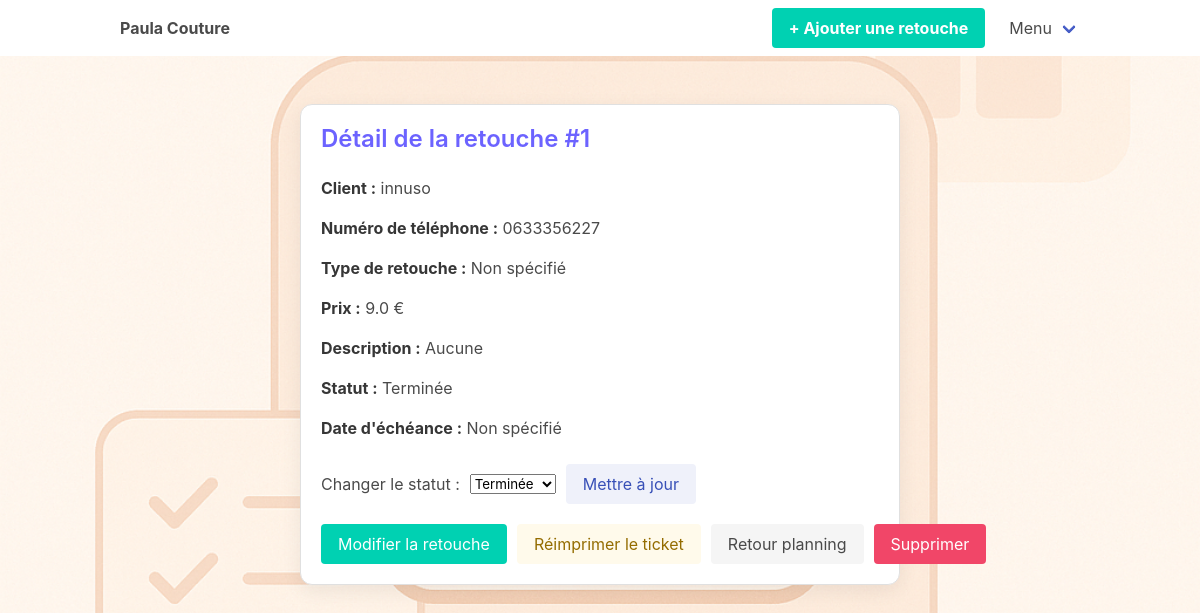
Screenshot of /retouche/1 with the database file from the repository.
### mon_atelier/routes.py (models this page shows, shortened)
class Retouche(db.Model):
    client_id = db.Column(db.Integer, db.ForeignKey('client.id'), nullable=False)
    ticket_id = db.Column(db.Integer, db.ForeignKey('ticket.id'), nullable=False)
    id = db.Column(db.Integer, primary_key=True)
    prix = db.Column(db.Float, nullable=True)
    description = db.Column(db.Text, nullable=True)
    statut = db.Column(db.String(20), default='En cours')
    essayage_boutique = db.Column(db.Boolean, default=False)
    detail_retouche_id = db.Column(db.Integer, db.ForeignKey('detail_retouche.id'), nullable=True)
    detail = db.relationship('DetailRetouche', backref='retouches')

class Client(db.Model):
    id = db.Column(db.Integer, primary_key=True)
    nom = db.Column(db.String(100), nullable=False)
    numero_telephone = db.Column(db.String(20), nullable=True, unique=False)
    retouches = db.relationship('Retouche', backref='client', lazy='dynamic', cascade="all, delete-orphan")
    tickets = db.relationship('Ticket', backref='client', lazy=True)

### mon_atelier/routes.py (the view, shortened to what this page needs)
@app.route("/retouche/<int:id>", methods=['GET', 'POST'])
def detail_retouche(id):
    retouche = Retouche.query.get_or_404(id)
    return render_template('retouche_detail.html', retouche=retouche)

### mon_atelier/__init__.py (called while the page is built)
@app.context_processor
def inject_config():
    return dict(config=app.config)

@app.context_processor
def inject_timedelta():
    return dict(timedelta=timedelta)

### mon_atelier/templates/retouche_detail.html (shortened to what this page needs)
{% extends 'base.html' %}
{% block content %}
<section class="section">
    <div class="container">
        <div class="box" style="max-width:600px;margin:0 auto;">
            <h1 class="title is-4" style="color:#6c63ff;">Détail de la retouche #{{ retouche.id }}</h1>
            <div class="content">
                <p><strong>Client :</strong> {{ retouche.client.nom }}</p>
                <p><strong>Numéro de téléphone :</strong> {{ retouche.client.numero_telephone }}</p>
                <p><strong>Type de retouche :</strong> {{ retouche.type.nom if retouche.type else 'Non spécifié' }}</p>
                <p><strong>Prix :</strong> {{ retouche.prix if retouche.prix else 'Non spécifié' }} €</p>
                <p><strong>Description :</strong> {{ retouche.description if retouche.description else 'Aucune' }}</p>
                <p><strong>Statut :</strong> {{ retouche.statut }}</p>
                <p><strong>Date d'échéance :</strong> {{ retouche.date_echeance.strftime('%d/%m/%Y') if retouche.date_echeance else 'Non spécifié' }}</p>
            </div>
            <form action="{{ url_for('detail_retouche', id=retouche.id) }}" method="post" style="margin-top:20px; display:flex; align-items:center; gap: 10px;">
                <label for="statut">Changer le statut :</label>
                <select name="statut" id="statut">
                    <option value="Terminée" {% if retouche.statut == 'Terminée' %}selected{% endif %}>Terminée</option>
                </select>
                <button type="submit" class="button is-link is-light">Mettre à jour</button>
            </form>
                        <div style="display:flex; gap:10px; margin-top:20px;">
                            <a href="{{ url_for('modifier_retouche', id=retouche.id) }}" class="button is-primary">Modifier la retouche</a>
                            <a href="{{ url_for('reimprimer_ticket', retouche_id=retouche.id) }}" class="button is-warning is-light" target="_blank">Réimprimer le ticket</a>
                            <a href="{{ url_for('planning_retouches_mensuel') }}" class="button is-light">Retour planning</a>
                            <form method="post" action="{{ url_for('supprimer_retouche', id=retouche.id) }}" style="display:inline;">
                                <button type="submit" class="button is-danger" onclick="return confirm('Êtes-vous sûr de vouloir supprimer définitivement cette retouche ?');">Supprimer</button>
                            </form>
                        </div>
        </div>
    </div>
</section>
{% endblock %}

### mon_atelier/static/css/custom.css (style rules this page uses)
html { background-image: url('/static/images/fond_calendrier.png') !important; background-size: cover !important; background-position: center !important; background-attachment: fixed !important; }
body { background-color: transparent !important; }
.section { background-color: transparent !important; }
.box { background: #fff !important; box-shadow: 0 6px 20px rgba(0,0,0,0.07); border-radius: 12px; border: 1px solid #e0e0e0; }

### mon_atelier/templates/base.html (style rules this page uses)
body { background-color: #f6f6ff; }
.box { background-color: white; }

### rows the page displays
Retouche: id "1", prix "9.0", description "Aucune", statut "Terminée"
Client: client.nom "innuso", client.numero_telephone "0633356227"

### other values shown
{{ retouche.type.nom if retouche.type else 'Non spécifié' }} "Non spécifié"
